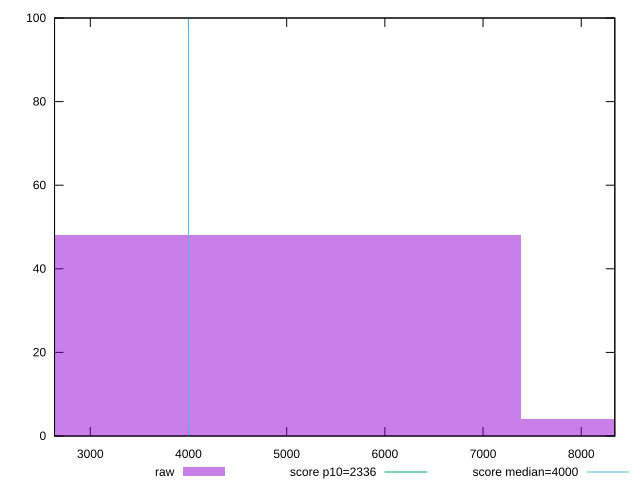

This figure's gnuplot source:
reset

$raw <<EOF
2956.5793508928914 48
5913.158701785783 48
8869.738052678675 4
EOF

set key outside below
set boxwidth 2956.5793508928914
set xrange [2635.964:8342.033]
set yrange [0:100]
set trange [0:100]
set style fill transparent solid 0.5 noborder

set parametric
set terminal svg size 640, 490 enhanced background rgb 'white'
set output "report_00022_2021-02-20T12:08:46.964Z/first-meaningful-paint/samples/pages/raw/histogram.svg"

plot $raw title "raw" with boxes, \
     2336,t title "score p10=2336", \
     4000,t title "score median=4000"

reset
